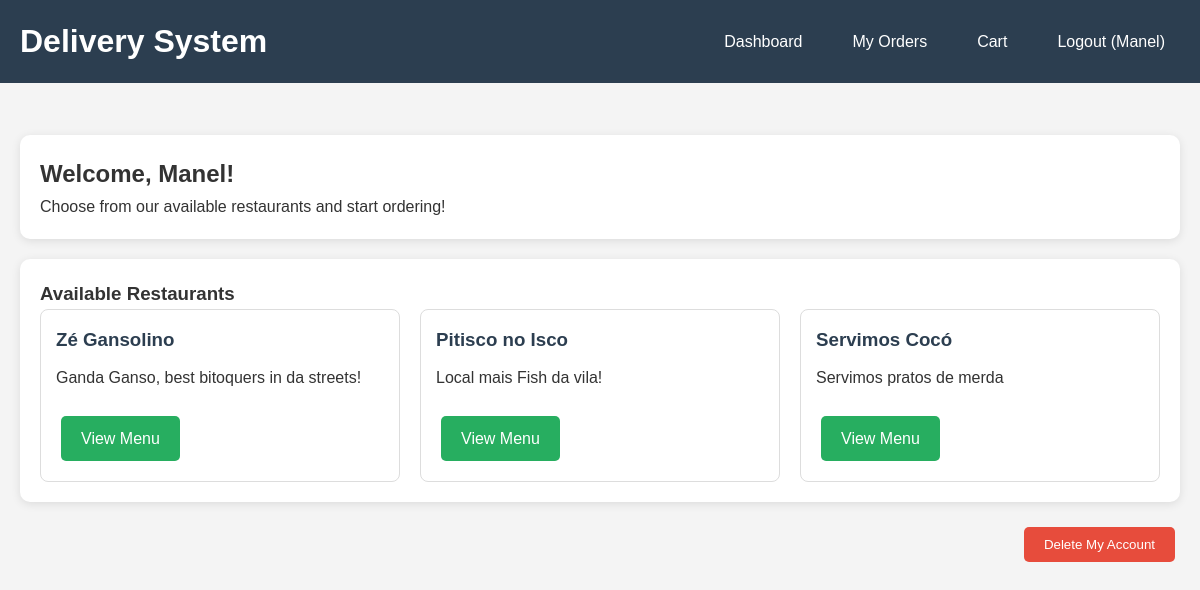
The page /customer_dashboard (signed in) on the database as committed earlier.
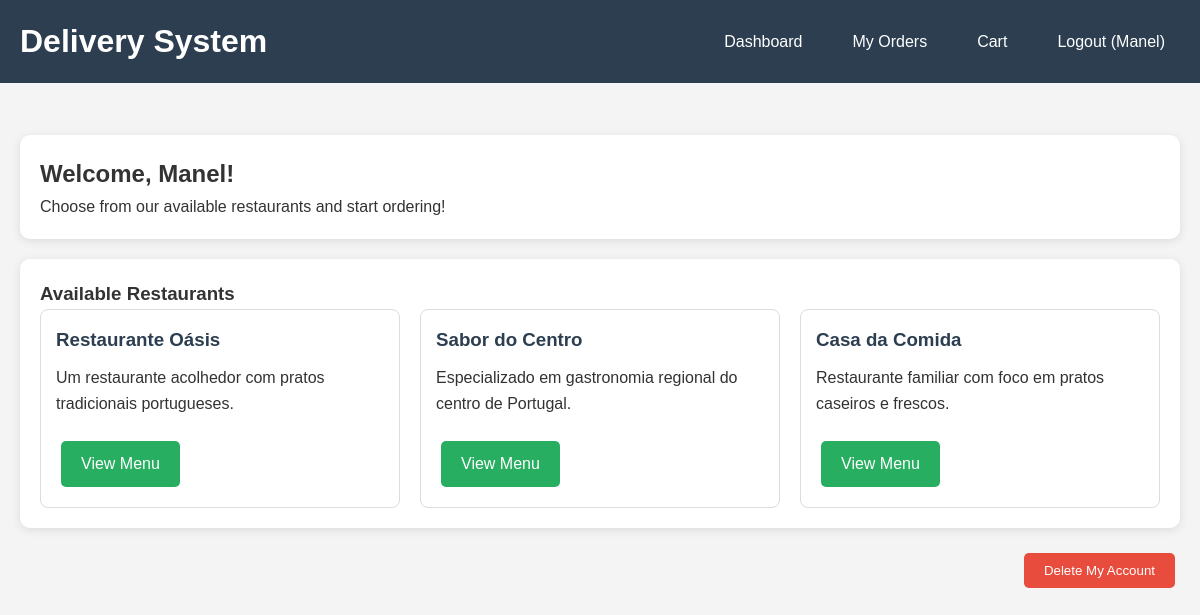
The same page on the database as committed later.
### tables this page shows
CREATE TABLE users (
        id INTEGER PRIMARY KEY AUTOINCREMENT,
        username TEXT UNIQUE NOT NULL,
        email TEXT UNIQUE NOT NULL,
        password_hash TEXT NOT NULL,
        user_type TEXT NOT NULL CHECK (user_type IN ('customer', 'restaurant')),
        phone TEXT,
        address TEXT,
        restaurant_name TEXT,
        restaurant_description TEXT,
        created_at TIMESTAMP DEFAULT CURRENT_TIMESTAMP
    );

### app.py (the view)
    def decorated_function(*args, **kwargs):
        if 'user_id' not in session:
            return redirect(url_for('login'))
        return f(*args, **kwargs)

### app.py (called while the page is built)
def get_db_connection():
    conn = sqlite3.connect('delivery_system.db')
    conn.row_factory = sqlite3.Row
    return conn

def login_required(f):
    def decorated_function(*args, **kwargs):
        if 'user_id' not in session:
            return redirect(url_for('login'))
        return f(*args, **kwargs)
    decorated_function.__name__ = f.__name__
    return decorated_function

@app.route('/customer_dashboard')
@login_required
def customer_dashboard():
    conn = get_db_connection()
    restaurants = conn.execute('''SELECT id, username, restaurant_name, restaurant_description
                                 FROM users WHERE user_type = 'restaurant' ''').fetchall()
    conn.close()
    return render_template('customer_dashboard.html', restaurants=restaurants)

### templates/customer_dashboard.html (shortened to what this page needs)
{% extends "base.html" %}
{% block content %}
<div class="card">
    <h2>Welcome, {{ session.username }}!</h2>
    <p>Choose from our available restaurants and start ordering!</p>
</div>
<div class="card">
    <h3>Available Restaurants</h3>
    {% if restaurants %}
    <div class="grid">
        {% for restaurant in restaurants %}
        <div class="menu-item">
            <h3>{{ restaurant.restaurant_name or restaurant.username }}</h3>
            {% if restaurant.restaurant_description %}
            <p>{{ restaurant.restaurant_description }}</p>
            {% endif %}
            <div class="mt-20">
                <a href="{{ url_for('view_restaurant', restaurant_id=restaurant.id) }}" class="btn btn-success">View
                    Menu</a>
            </div>
        </div>
        {% endfor %}
    </div>
    {% else %}
    <p>No restaurants available at the moment.</p>
    {% endif %}
</div>
<div class="mt-20" style="text-align: right;">
    <form method="POST" action="{{ url_for('delete_account') }}"
        onsubmit="return confirm('Are you sure you want to delete your account? This action cannot be undone.');">
        <button type="submit" class="btn btn-danger">Delete My Account</button>
    </form>
</div>
{% endblock %}

### templates/base.html (shortened to what this page needs)
<!DOCTYPE html>
<html lang="en">
<head>
</head>
<body>
    <header>
        <div class="header-content">
            <h1><a href="/" style="color: white; text-decoration: none;">Delivery System</a></h1>
            <nav>
                <ul>
                    {% if session.user_id %}
                    <li><a href="{{ url_for('dashboard') }}">Dashboard</a></li>
                    {% if session.user_type == 'customer' %}
                    <li><a href="{{ url_for('order_history') }}">My Orders</a></li>
                    <li><a href="{{ url_for('view_cart') }}">Cart</a></li>
                    {% endif %}
                    <li><a href="{{ url_for('logout') }}">Logout ({{ session.username }})</a></li>
                    {% else %}
                    <li><a href="{{ url_for('login') }}">Login</a></li>
                    <li><a href="{{ url_for('register') }}">Register</a></li>
                    {% endif %}
                </ul>
            </nav>
        </div>
    </header>
    <div class="container">
        {% block content %}{% endblock %}
    </div>
</body>
</html>

### templates/base.html (style rules this page uses)
* { margin: 0; padding: 0; box-sizing: border-box; }
body { font-family: Arial, sans-serif; line-height: 1.6; color: #333; background-color: #f4f4f4; }
.container { max-width: 1200px; margin: 0 auto; padding: 20px; }
header { background-color: #2c3e50; color: white; padding: 1rem 0; margin-bottom: 2rem; }
.header-content { display: flex; justify-content: space-between; align-items: center; max-width: 1200px; margin: 0 auto; padding: 0 20px; }
nav ul { list-style: none; display: flex; gap: 20px; }
nav a { color: white; text-decoration: none; padding: 10px 15px; border-radius: 5px; transition: background-color 0.3s; }
.card { background: white; border-radius: 10px; padding: 20px; margin-bottom: 20px; box-shadow: 0 2px 10px rgba(0, 0, 0, 0.1); }
.btn { background-color: #3498db; color: white; padding: 10px 20px; border: none; border-radius: 5px; cursor: pointer; text-decoration: none; display: inline-block; margin: 5px; transition: background-color 0.3s; }
.btn-success { background-color: #27ae60; }
.btn-danger { background-color: #e74c3c; }
.grid { display: grid; grid-template-columns: repeat(auto-fit, minmax(300px, 1fr)); gap: 20px; }
.menu-item { border: 1px solid #ddd; border-radius: 8px; padding: 15px; background: white; }
.menu-item h3 { margin-bottom: 10px; color: #2c3e50; }
.mt-20 { margin-top: 20px; }

Rows that differ between the two databases and show on the page:
removed users: restaurant_name "Zé Gansolino", restaurant_description "Ganda Ganso, best bitoquers in da streets!"
removed users: restaurant_name "Pitisco no Isco", restaurant_description "Local mais Fish da vila!"
removed users: restaurant_name "Servimos Cocó", restaurant_description "Servimos pratos de merda"
added users: restaurant_name "Restaurante Oásis", restaurant_description "Um restaurante acolhedor com pratos tradicionais portugueses."
added users: restaurant_name "Sabor do Centro", restaurant_description "Especializado em gastronomia regional do centro de Portugal."
added users: restaurant_name "Casa da Comida", restaurant_description "Restaurante familiar com foco em pratos caseiros e frescos."
